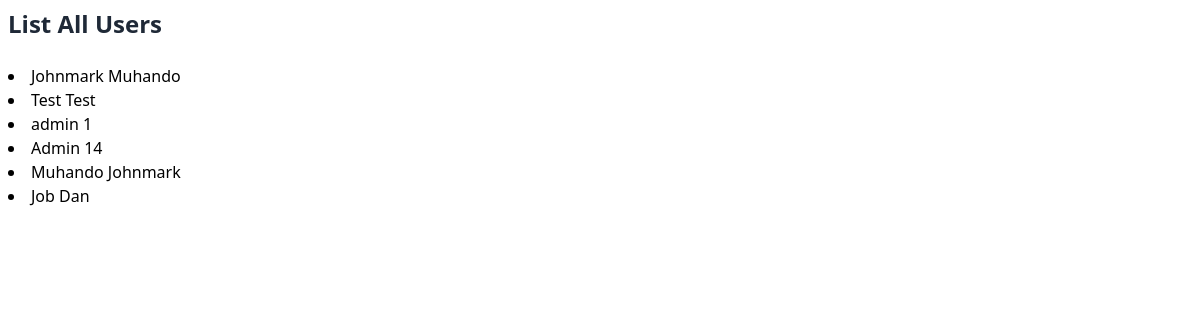
/users/list-users/, run on an earlier commit of the app's database.
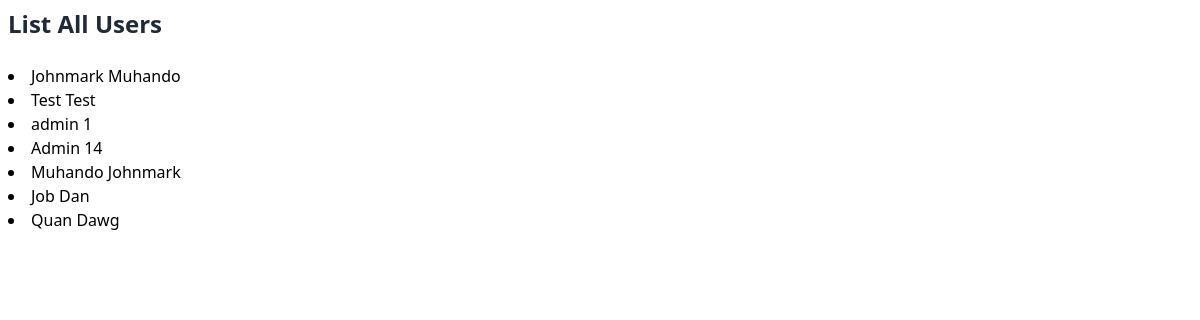
And on a later commit of the database.
### users/models.py (models this page shows)
class CustomUser(AbstractUser):
    email = models.EmailField(unique=True)
    bio = models.TextField(blank=True)
    USERNAME_FIELD = "email"
    REQUIRED_FIELDS = []
    class Meta:
      ordering = ['id']
    def __str__(self):
        return f"{ self.first_name } { self.last_name }"

### users/views.py (the view)
# urls.py: path("list-users/", views.list_users, name="list-users"),
def list_users(request):
    users = User.objects.all()
    return render(request, "registration/list_users.html", { "users": users })

### users/templates/registration/list_users.html (shortened to what this page needs)
{% extends "../base.html" %}
{% block header %}List All Users{% endblock %}
{% block content %}
{% for user in users %}
<li class="">
{{ user }}
</li>
{% endfor %}
{% endblock %}

What changed in the data, as far as the page shows it:
added CustomUser: first_name+last_name "Quan Dawg"
